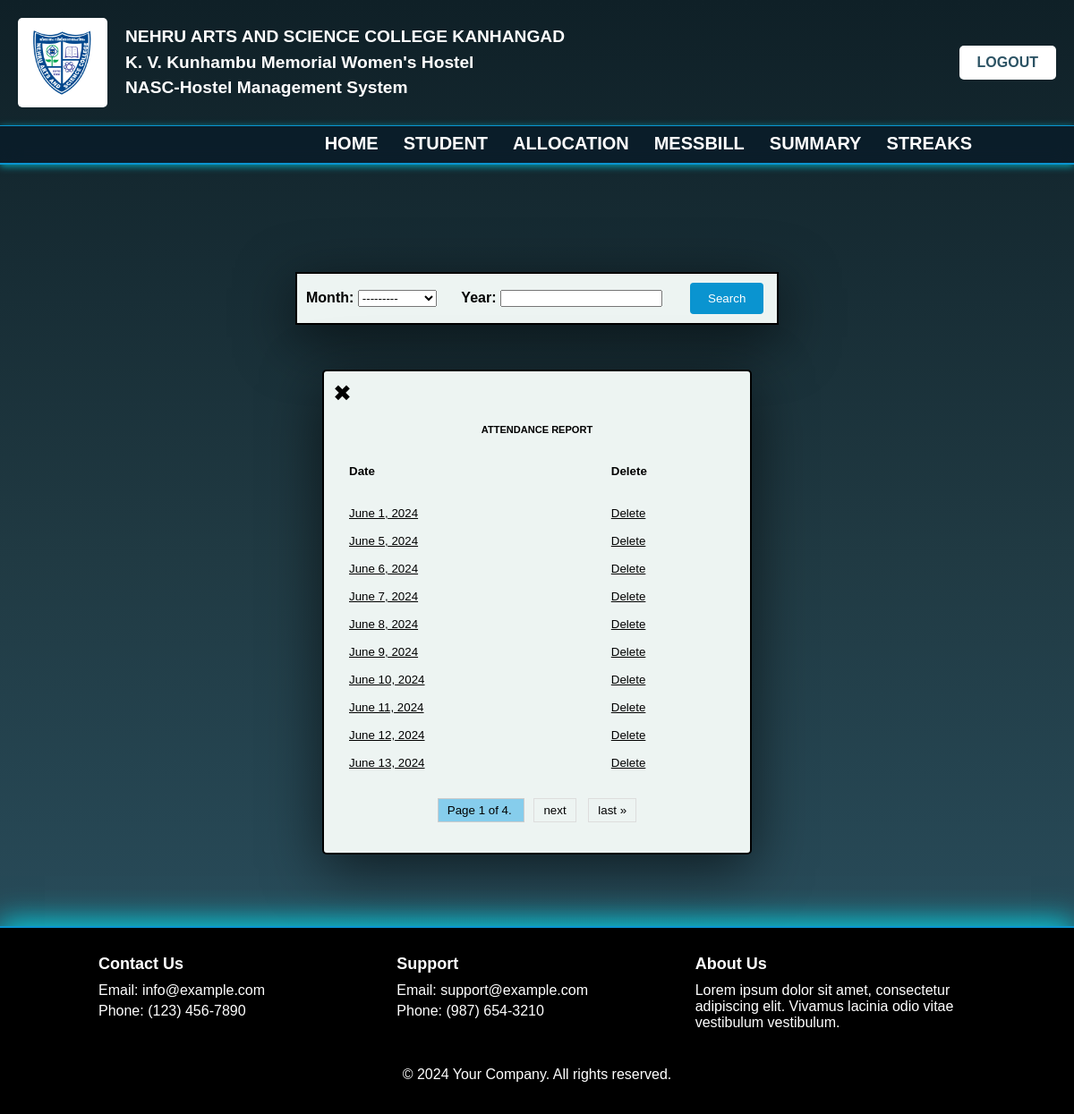
/summary/ (signed in), run on an earlier commit of the app's database.
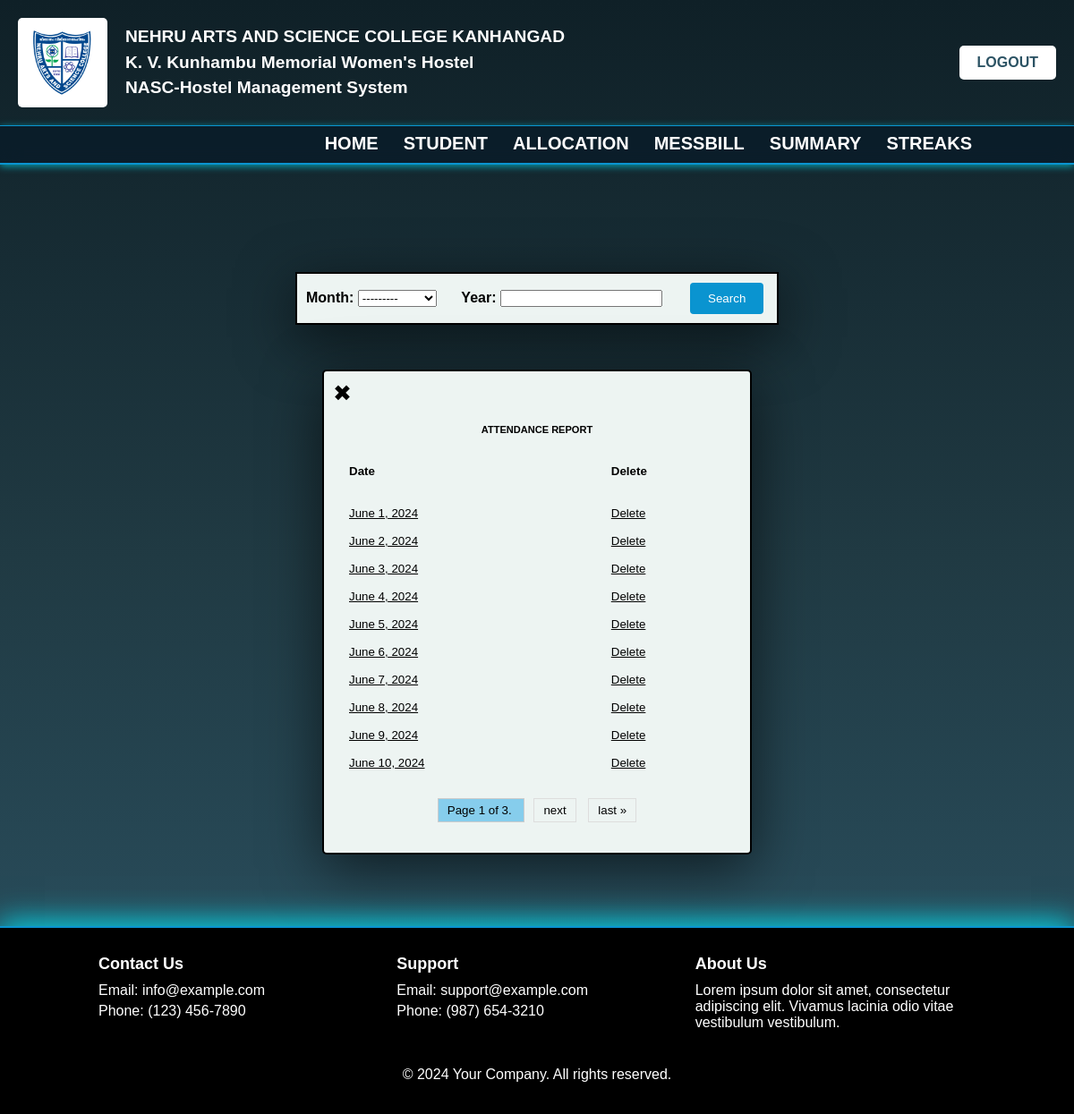
And on a later commit of the database.
### hostel/models.py (models this page shows, shortened)
class AttendanceDate(models.Model):
    date = models.DateField(unique=True)
    MONTH_CHOICES = [
        ('January', 'January'),
        ('February', 'February'),
        ('March', 'March'),
        ('April', 'April'),
        ('May', 'May'),
        ('June', 'June'),
        ('July', 'July'),
        ('August', 'August'),
        ('September', 'September'),
        ('October', 'October'),
        ('November', 'November'),
        ('December', 'December'),
    ]
    month = models.CharField(max_length=10,choices=MONTH_CHOICES)
    year = models.IntegerField()

### hostel/views.py (the view)
# urls.py: path('summary/',views.view_attendance,name='view_attendance'),
@login_required()
def view_attendance(request):
    try:
        filter = attendanceFilter(request.GET, queryset=AttendanceDate.objects.all().order_by('date'))
        attendance_list = filter.qs
        paginator = Paginator(attendance_list,10)
        page_number = request.GET.get('page')
        page_obj = paginator.get_page(page_number)
        return render(request,"hostel/summary.html",{'page_obj': page_obj,'filter': filter})
    except Exception:
        return render(request,'hostel/error.html')

### hostel/context_processors.py (called while the page is built)
def group_processor(request):
    if request.user.is_authenticated:
        is_admin_group = request.user.groups.filter(name='admin').exists()
        is_guest_group = request.user.groups.filter(name='guest').exists()  # Adjust as needed
    else:
        is_admin_group = False
        is_guest_group = False
    return {
        'is_admin_group': is_admin_group,
        'is_guest_group': is_guest_group,
    }

### hostel/templates/hostel/summary.html (shortened to what this page needs)
{% extends 'hostel/base.html' %}
{% load static %}
{% block style %}
<link rel="stylesheet" href="{% static 'styles/summary.css' %}">
{% endblock %}
{% block content %}
<section class="main">
    <div class="main-body">
        <form method="get" class="filter-form">
            <table id="filter-table">
                <tr>
                    <td class="filter-td">
                        <label for="id_month">Month:</label>
                        {{filter.form.month}}
                    </td>
                    <td class="filter-td">
                        <label for="id_year">Year:</label>
                        {{filter.form.year}}
                    </td>
                    <td class="filter-td">
                        <button type="submit" id="search">Search</button>
                    </td>
                </tr>
            </table>
        </form>
        <div class="main-block">
            <div class="header-links">
                <a href="{% url 'home' %}" class="back-link" id="closeBtn">&#10006;</a>
            </div>
            <h5>Attendance Report</h5>
            <div class="absents">
                <div class="table-responsive">
                    <table>
                        <tr>
                            <th>Date</th><th>Delete</th>
                        </tr>
                        <tr>
                            <td></td>
                        </tr>
                        {% for attendance in page_obj %}
                            <tr>
                                <td><a href="{% url 'attendance_detail' attendance.id %}">{{ attendance.date }}</a></td>
                                <td><a href="{% url 'delete_attendance' attendance.id %}" onclick="return confirmDelete();">Delete</a></td>
                            </tr>
                        {% endfor %}
                    </table>
                </div>
            </div>
            <div class="pagination">
                <span class="step-links">
                    <span class="current">
                        Page {{ page_obj.number }} of {{ page_obj.paginator.num_pages }}.
                    </span>
                    {% if page_obj.has_next %}
                        <a href="?page={{ page_obj.next_page_number }}">next</a>
                        <a href="?page={{ page_obj.paginator.num_pages }}">last &raquo;</a>
                    {% endif %}
                </span>
            </div>
        </div>
    </div>
</section>
{% endblock %}

What changed in the data, as far as the page shows it:
removed AttendanceDate: date "June 11, 2024"
removed AttendanceDate: date "June 12, 2024"
removed AttendanceDate: date "June 13, 2024"
added AttendanceDate: date "June 2, 2024"
added AttendanceDate: date "June 3, 2024"
added AttendanceDate: date "June 4, 2024"
Also different on the page:
{{ page_obj.paginator.num_pages }}: "4" → "3"
